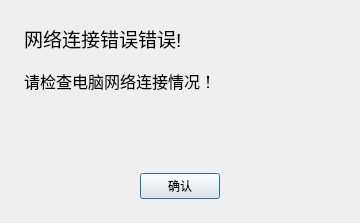
<?xml version="1.0" encoding="UTF-8"?>
<ui version="4.0">
	<class>NetworkErrorDialog</class>
	<widget class="QDialog" name="NetworkErrorDialog">
		<property name="geometry">
			<rect>
				<x>0</x>
				<y>0</y>
				<width>360</width>
				<height>200</height>
			</rect>
		</property>
		<property name="windowTitle">
			<string>Network Disconnected</string>
		</property>
		<layout class="QVBoxLayout" name="verticalLayout_outer">
			<property name="spacing">
				<number>0</number>
			</property>
			<property name="leftMargin">
				<number>0</number>
			</property>
			<property name="topMargin">
				<number>0</number>
			</property>
			<property name="rightMargin">
				<number>0</number>
			</property>
			<property name="bottomMargin">
				<number>0</number>
			</property>
			<item>
				<layout class="QVBoxLayout" name="verticalLayout_card">
					<property name="spacing">
						<number>16</number>
					</property>
					<property name="leftMargin">
						<number>24</number>
					</property>
					<property name="topMargin">
						<number>24</number>
					</property>
					<property name="rightMargin">
						<number>24</number>
					</property>
					<property name="bottomMargin">
						<number>24</number>
					</property>
					<item>
						<widget class="QLabel" name="lblTitle">
							<property name="font">
								<font>
									<pointsize>14</pointsize>
								</font>
							</property>
							<property name="text">
								<string>网络连接错误错误!</string>
							</property>
							<property name="alignment">
								<set>Qt::AlignmentFlag::AlignLeading|Qt::AlignmentFlag::AlignLeft|Qt::AlignmentFlag::AlignVCenter</set>
							</property>
						</widget>
					</item>
					<item alignment="Qt::AlignmentFlag::AlignVCenter">
						<widget class="QLabel" name="lblSubtitle">
							<property name="font">
								<font>
									<pointsize>12</pointsize>
								</font>
							</property>
							<property name="text">
								<string>请检查电脑网络连接情况！</string>
							</property>
							<property name="wordWrap">
								<bool>true</bool>
							</property>
						</widget>
					</item>
					<item>
						<widget class="QLabel" name="lblBigIcon">
							<property name="minimumSize">
								<size>
									<width>48</width>
									<height>48</height>
								</size>
							</property>
							<property name="maximumSize">
								<size>
									<width>64</width>
									<height>64</height>
								</size>
							</property>
							<property name="text">
								<string/>
							</property>
							<property name="pixmap">
								<pixmap>:/lanchat/warning_red.png</pixmap>
							</property>
							<property name="scaledContents">
								<bool>true</bool>
							</property>
							<property name="alignment">
								<set>Qt::AlignmentFlag::AlignCenter</set>
							</property>
						</widget>
					</item>
					<item alignment="Qt::AlignmentFlag::AlignHCenter|Qt::AlignmentFlag::AlignBottom">
						<widget class="QPushButton" name="pushButton">
							<property name="text">
								<string>确认</string>
							</property>
						</widget>
					</item>
				</layout>
			</item>
		</layout>
	</widget>
	<resources>
		<include location="../assets/resources.qrc"/>
	</resources>
	<connections/>
</ui>
